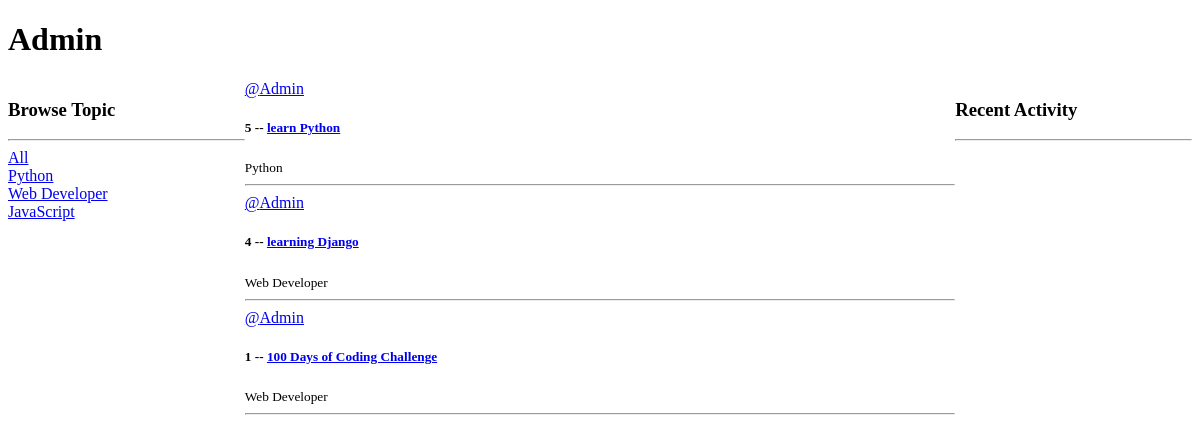
The page /base/user-profile/1/ on the database as committed earlier.
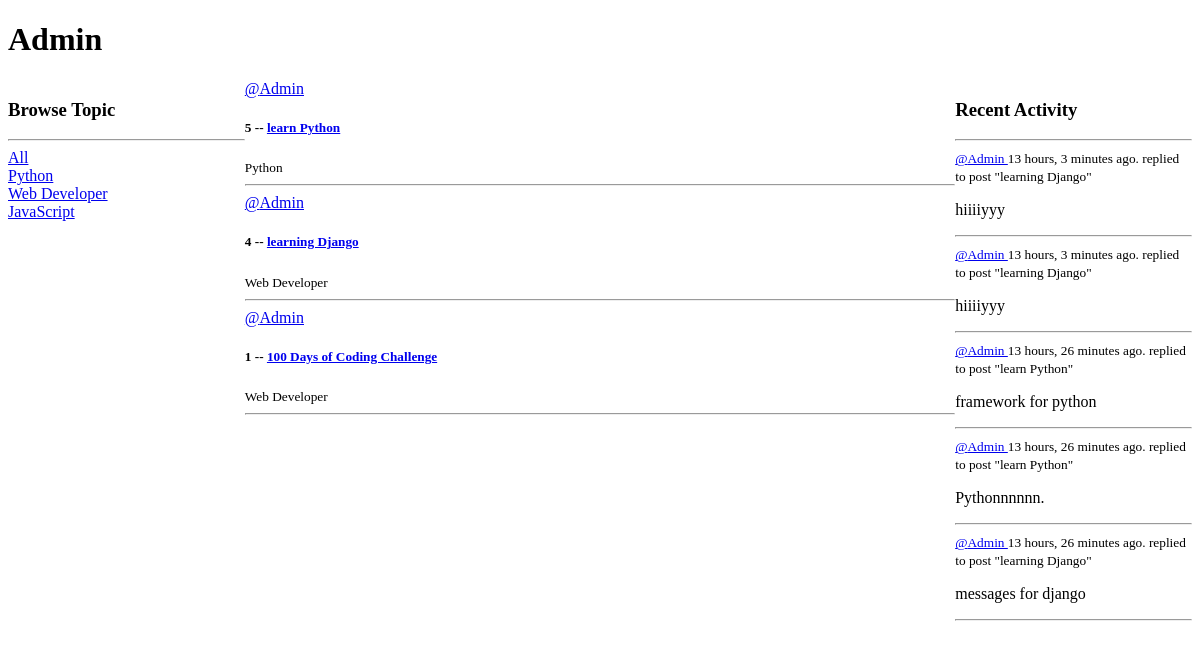
The same page on the database as committed later.
### base/models.py (models this page shows, shortened)
class Topic(models.Model):
    name = models.CharField(max_length=200)

class Room (models.Model):
    host = models.ForeignKey(User, on_delete=models.SET_NULL, null=True)
    topic = models.ForeignKey(Topic, on_delete=models.SET_NULL, null=True, related_name='topic')
    name = models.CharField(max_length=200)
    participants = models.ManyToManyField(User,related_name='participants',blank=True)
    description = models.TextField(null=True , blank=True)
    updated_on = models.DateTimeField(auto_now=True)
    created_on = models.DateTimeField(auto_now_add=True)
    class Meta:
        ordering = ['-created_on','-updated_on']
    def __str__(self):
        return self.name

class Message(models.Model):
    user = models.ForeignKey(User,on_delete=models.CASCADE)
    room = models.ForeignKey(Room, on_delete=models.CASCADE)
    body = models.TextField()
    updated_on = models.DateTimeField(auto_now=True)
    created_on = models.DateTimeField(auto_now_add=True)
    class Meta:
        ordering = ['-created_on','-updated_on']
    def __str__(self):
        return self.body[0:30]

### base/views.py (the view)
# urls.py: path('user-profile/<int:pk>/',views.userProfile,name='user-profile'),
def userProfile(request,pk):
   user = User.objects.get(id=pk)
   rooms = user.room_set.all()
   room_msgs = user.message_set.all()
   topics = Topic.objects.all()
   context = {'user':user,'rooms':rooms,'room_msgs':room_msgs,'topics':topics}
   return render(request,'base/profile.html',context)

### base/templates/base/profile.html (shortened to what this page needs)
{% extends 'main.html' %}
{% block content %}
    <h1>{{user.username}}</h1>
<div class="profile-container">
    <div>
        {% include 'base/topic_components.html' %}
    </div>
    <div>
        {% include 'base/feed_components.html' %}
    </div>
    <div>
        {% include 'base/activity_components.html' %}
    </div>
</div>
{% endblock  %}

### base/templates/base/topic_components.html
 <h3> Browse Topic</h3>
    <hr>
    <a href="{% url 'home' %}">All</a>
    {% for topic in topics %}
        <div>
          <a href="{% url 'home' %}?q={{topic.name}}">{{ topic.name }} </a>
        </div>
    {% endfor %}

### base/templates/base/feed_components.html (shortened to what this page needs)
<div>
    {% for room in rooms %}
        <div>
            <a href="{% url 'user-profile' room.host.id %}">@{{room.host.username}} </a>
            <h5>{{room.id}} -- <a href="{% url 'index' room.id %}">{{room.name}} </a></h5>
            <small>{{room.topic.name}}</small>
            <hr>
        </div>
    {% endfor %}
</div>

### base/templates/base/activity_components.html (shortened to what this page needs)
<h3>Recent Activity</h3>
    <hr>
    {% for msg in room_msgs  %}
      <div>
        <small>
          <a href="{% url 'user-profile' msg.user.id%}">
            @{{msg.user}}
          </a>  {{msg.created_on | timesince}} ago.
        </small>
        <small>replied to post "{{msg.room}}" </small>
        <p>{{msg}}</p>
        <hr>
      </div>
    {% endfor %}

Rows that differ between the two databases and show on the page:
added Message: user "Admin", created_on "13 hours, 3 minutes", room "learning Django", body "hiiiiyyy"
added Message: user "Admin", created_on "13 hours, 3 minutes", room "learning Django", body "hiiiiyyy"
added Message: user "Admin", created_on "13 hours, 26 minutes", room "learn Python", body "framework for python"
added Message: user "Admin", created_on "13 hours, 26 minutes", room "learn Python", body "Pythonnnnnn."
added Message: user "Admin", created_on "13 hours, 26 minutes", room "learning Django", body "messages for django"
